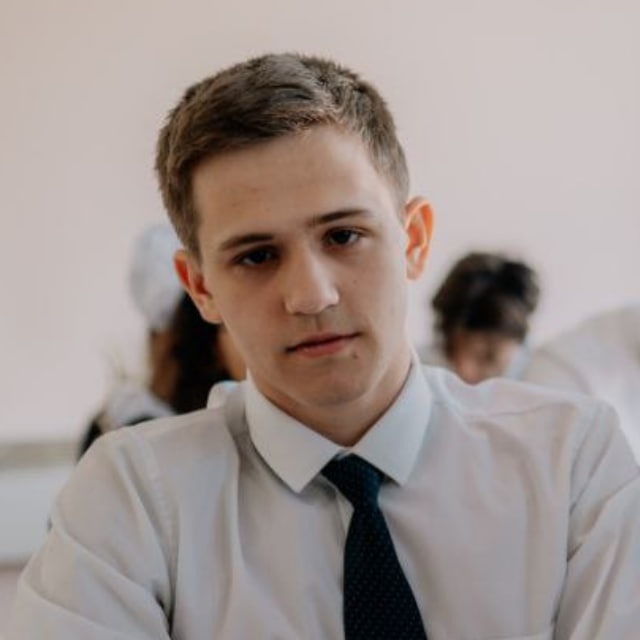
#> input picture IO/default.jpg, 640 x 640 px
$ python ByteArrayConverter.py default.jpg out.png
#> lines starting #> are read from the running program, lines starting #| are printed output that depends on the picture
import cv2
import os
import sys
import numpy

img = cv2.imread(sys.argv[1])
#> img is the input picture: shape (640, 640, 3); mean B, G, R 143.9, 147.8, 159.5

randomByteArray = bytearray(os.urandom(120000))
flatNumpyArray = numpy.array(randomByteArray)

grayImg = flatNumpyArray.reshape(300, 400)
cv2.imwrite(sys.argv[2], grayImg.reshape(100, 400, 3))
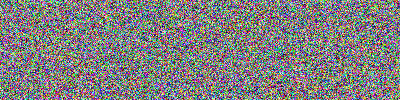
#> saved as out.png: shape (100, 400, 3); mean B, G, R 127.3, 127, 128.2
